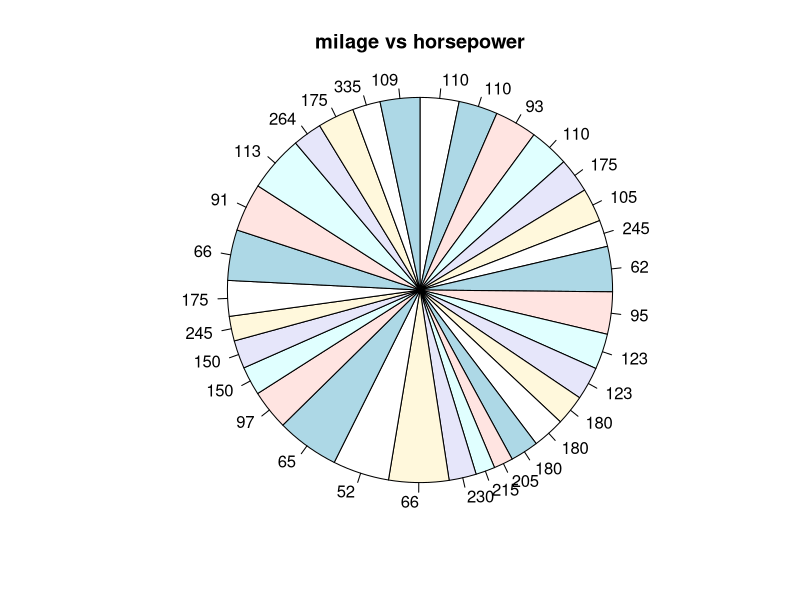
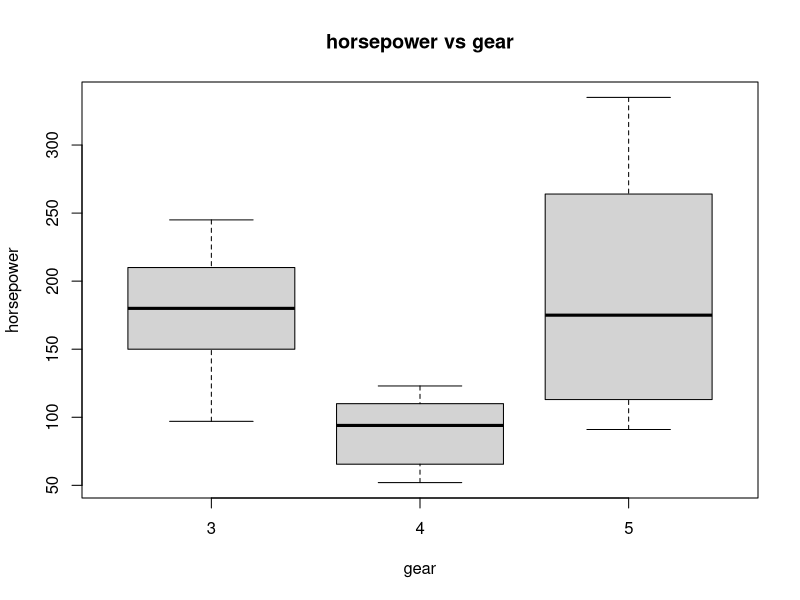
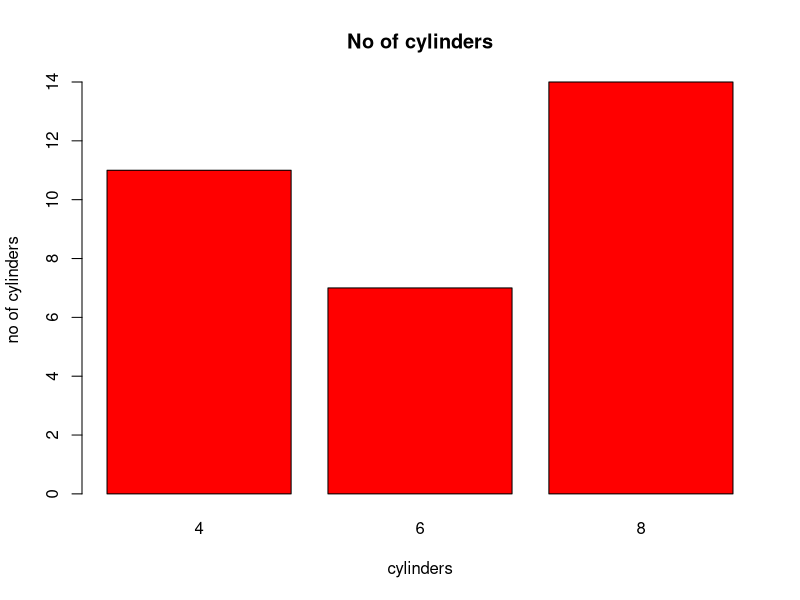

R code for these plots, in order: (Note: this script raises an error after producing the figures.)
#importing the data set
data<-mtcars
data
#pie chart
x<-data$mpg
y<-data$hp
pie(x,y,radius=1,main="milage vs horsepower",clockwise=TRUE)
#box plots
boxplot(hp~gear,data=data,xlab="gear",ylab="horsepower",main="horsepower vs gear")
# BAR PLOT
s<-table(data$cyl)
print(s)
barplot(s,main="No of cylinders",xlab="cylinders",ylab="no of cylinders",border="black",col="red")
#scatterplots
data()
data<-AirPassengers
x<-data$Jan
plot(data$Jan,data$Feb,main="airpassengers in jan and fb from year 1949-1960")
